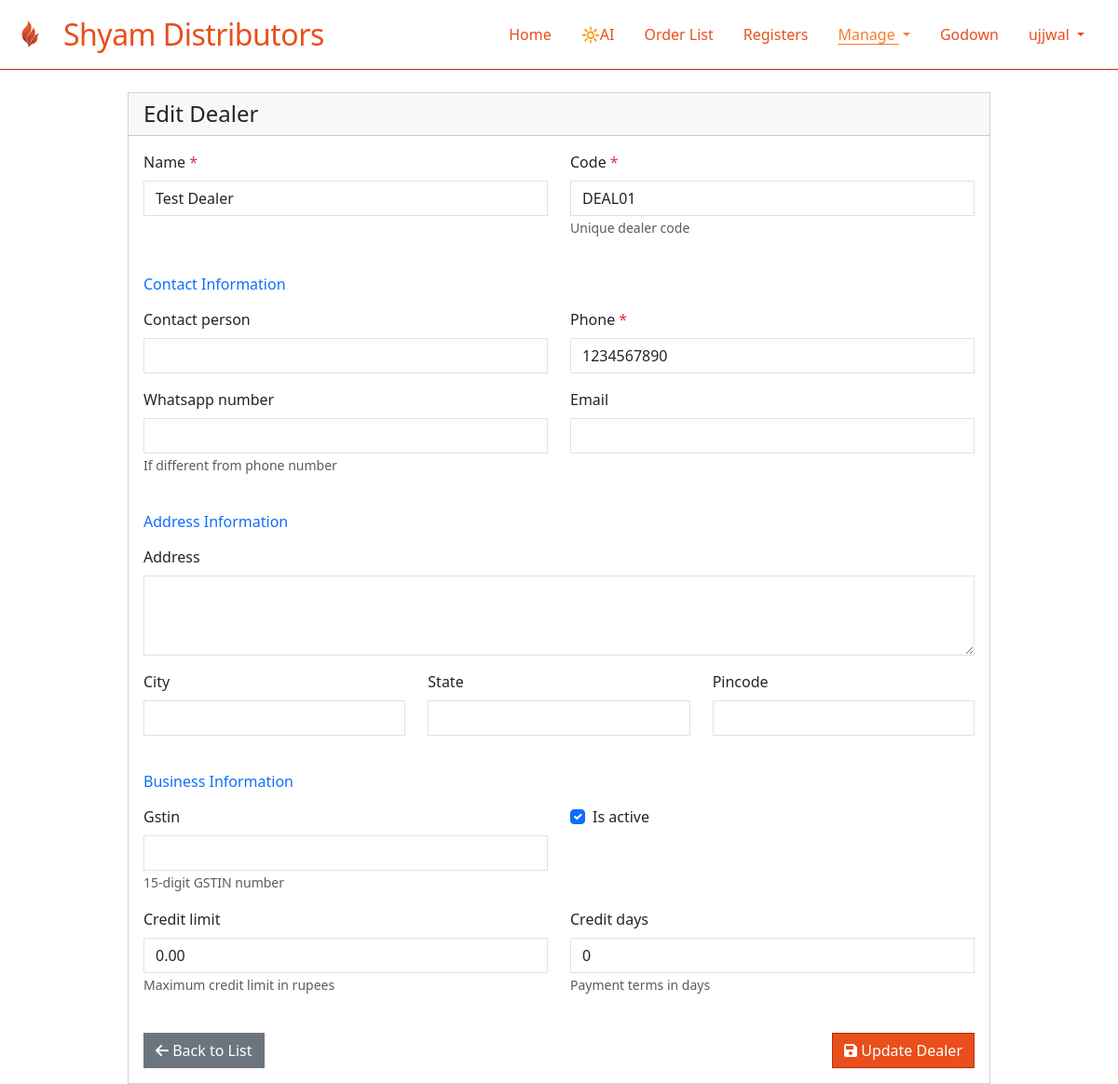
The app's page /orders/dealers/edit/14/ (signed in) with its own data.
### sylvia/models.py (models this page shows, shortened)
class TenantBaseModel(models.Model):
    organization = models.ForeignKey(
        Organization,
        on_delete=models.PROTECT,
        help_text="Organization this record belongs to"
    )
    created_at = models.DateTimeField(auto_now_add=True)
    updated_at = models.DateTimeField(auto_now=True)
    created_by = models.ForeignKey(
        User,
        on_delete=models.SET_NULL,
        null=True,
        blank=True,
        related_name='created_%(class)s_set'  # Avoid reverse accessor clashes
    )
    objects = TenantManager()
    all_objects = models.Manager()
    class Meta:
        abstract = True
        indexes = [
            models.Index(fields=['organization', '-created_at']),
        ]

class Dealer(TenantBaseModel):
    name = models.CharField(max_length=200)
    code = models.CharField(max_length=20)  # unique=True removed - will be org-scoped
    contact_person = models.CharField(max_length=100, blank=True)
    phone = models.CharField(max_length=15, validators=[
        RegexValidator(regex=r'^\+?1?\d{9,15}$', message="Enter a valid phone number.")
    ])
    whatsapp_number = models.CharField(max_length=15, blank=True, validators=[
        RegexValidator(regex=r'^\+?1?\d{9,15}$', message="Enter a valid WhatsApp number.")
    ])
    email = models.EmailField(blank=True)
    address = models.TextField(blank=True)
    city = models.CharField(max_length=50, blank=True)
    state = models.CharField(max_length=50, blank=True)
    pincode = models.CharField(max_length=6, blank=True)
    gstin = models.CharField(max_length=15, blank=True, unique=True, null=True)
    is_active = models.BooleanField(default=True)
    credit_limit = models.DecimalField(max_digits=10, decimal_places=2, default=0)
    credit_days = models.IntegerField(default=0)
    class Meta:
        ordering = ['name']
        unique_together = [
            ('organization', 'code'),
        ]
        indexes = [
            models.Index(fields=['organization', 'is_active']),  # Filter active dealers by org
            models.Index(fields=['organization', 'name']),  # Search/lookup by name
            models.Index(fields=['gstin']),  # GSTIN lookups (already unique but helps with queries)
        ]

### orders/views.py (the view)
# urls.py: path('dealers/edit/<int:dealer_id>/', edit_dealer, name='edit_dealer'),
@login_required
def edit_dealer(request, dealer_id):
    dealer = get_object_or_404(Dealer, id=dealer_id)
    if request.method == 'POST':
        form = DealerForm(request.POST, instance=dealer)
        if form.is_valid():
            form.save()
            return redirect('dealer_list')
    else:
        form = DealerForm(instance=dealer)
    context = {
        'form': form,
        'dealer': dealer,
        'title': 'Edit Dealer',
        'action': 'Update'
    }
    return render(request, 'dealers/dealer_form.html', context)

### sylvia/context_processors.py (called while the page is built)
def organization_context(request):
    context = {}
    if request.user.is_authenticated:
        if hasattr(request.user, 'profile') and request.user.profile:
            context['user_organization'] = request.user.profile.organization
        else:
            context['user_organization'] = None
    return context

### sylvia/managers.py (called while the page is built)
    def get_queryset(self):
        queryset = super().get_queryset()
        organization = get_current_organization()
        if organization is not None:
            return queryset.filter(organization=organization)
        return queryset

### orders/templates/dealers/dealer_form.html (shortened to what this page needs)
{% extends 'base.html' %}
{% block content %}
<div class="container mt-4">
    <div class="row">
        <div class="col-md-10 offset-md-1">
            <div class="card">
                <div class="card-header">
                    <h4 class="mb-0">{{ title }}</h4>
                </div>
                <div class="card-body">
                    <form method="post">
                        <div class="row">
                            <div class="col-md-6">
                                <div class="mb-3">
                                    <label for="{{ form.name.id_for_label }}" class="form-label">{{ form.name.label }} <span class="text-danger">*</span></label>
                                    {{ form.name }}
                                </div>
                            </div>
                            <div class="col-md-6">
                                <div class="mb-3">
                                    <label for="{{ form.code.id_for_label }}" class="form-label">{{ form.code.label }} <span class="text-danger">*</span></label>
                                    {{ form.code }}
                                    <small class="form-text text-muted">Unique dealer code</small>
                                </div>
                            </div>
                        </div>
                        <h6 class="mt-4 mb-3 text-primary">Contact Information</h6>
                        <div class="row">
                            <div class="col-md-6">
                                <div class="mb-3">
                                    <label for="{{ form.contact_person.id_for_label }}" class="form-label">{{ form.contact_person.label }}</label>
                                    {{ form.contact_person }}
                                </div>
                            </div>
                            <div class="col-md-6">
                                <div class="mb-3">
                                    <label for="{{ form.phone.id_for_label }}" class="form-label">{{ form.phone.label }} <span class="text-danger">*</span></label>
                                    {{ form.phone }}
                                </div>
                            </div>
                        </div>
                        <div class="row">
                            <div class="col-md-6">
                                <div class="mb-3">
                                    <label for="{{ form.whatsapp_number.id_for_label }}" class="form-label">{{ form.whatsapp_number.label }}</label>
                                    {{ form.whatsapp_number }}
                                    <small class="form-text text-muted">If different from phone number</small>
                                </div>
                            </div>
                            <div class="col-md-6">
                                <div class="mb-3">
                                    <label for="{{ form.email.id_for_label }}" class="form-label">{{ form.email.label }}</label>
                                    {{ form.email }}
                                </div>
                            </div>
                        </div>
                        <h6 class="mt-4 mb-3 text-primary">Address Information</h6>
                        <div class="row">
                            <div class="col-md-12">
                                <div class="mb-3">
                                    <label for="{{ form.address.id_for_label }}" class="form-label">{{ form.address.label }}</label>
                                    {{ form.address }}
                                </div>
                            </div>
                        </div>
                        <div class="row">
                            <div class="col-md-4">
                                <div class="mb-3">
                                    <label for="{{ form.city.id_for_label }}" class="form-label">{{ form.city.label }}</label>
                                    {{ form.city }}
                                </div>
                            </div>
                            <div class="col-md-4">
                                <div class="mb-3">
                                    <label for="{{ form.state.id_for_label }}" class="form-label">{{ form.state.label }}</label>
                                    {{ form.state }}
                                </div>
                            </div>
                            <div class="col-md-4">
                                <div class="mb-3">
                                    <label for="{{ form.pincode.id_for_label }}" class="form-label">{{ form.pincode.label }}</label>
                                    {{ form.pincode }}
                                </div>
                            </div>
                        </div>
                        <h6 class="mt-4 mb-3 text-primary">Business Information</h6>
                        <div class="row">
                            <div class="col-md-6">
                                <div class="mb-3">
                                    <label for="{{ form.gstin.id_for_label }}" class="form-label">{{ form.gstin.label }}</label>
                                    {{ form.gstin }}
                                    <small class="form-text text-muted">15-digit GSTIN number</small>
                                </div>
                            </div>
                            <div class="col-md-6">
                                <div class="mb-3 form-check">
                                    {{ form.is_active }}
                                    <label for="{{ form.is_active.id_for_label }}" class="form-check-label">{{ form.is_active.label }}</label>
                                </div>
                            </div>
                        </div>
                        <div class="row">
                            <div class="col-md-6">
                                <div class="mb-3">
                                    <label for="{{ form.credit_limit.id_for_label }}" class="form-label">{{ form.credit_limit.label }}</label>
                                    {{ form.credit_limit }}
                                    <small class="form-text text-muted">Maximum credit limit in rupees</small>
                                </div>
                            </div>
                            <div class="col-md-6">
                                <div class="mb-3">
                                    <label for="{{ form.credit_days.id_for_label }}" class="form-label">{{ form.credit_days.label }}</label>
                                    {{ form.credit_days }}
                                    <small class="form-text text-muted">Payment terms in days</small>
                                </div>
                            </div>
                        </div>
                        <div class="d-flex justify-content-between mt-4">
                            <a href="{% url 'dealer_list' %}" class="btn btn-secondary">
                                <i class="fas fa-arrow-left"></i> Back to List
                            </a>
                            <button type="submit" class="btn btn-primary">
                                <i class="fas fa-save"></i> {{ action }} Dealer
                            </button>
                        </div>
                    </form>
                </div>
            </div>
        </div>
    </div>
</div>
{% endblock %}

### orders/templates/base.html (shortened to what this page needs)
{% load static %}
<!DOCTYPE html>
<html lang="en">
<head>
    <link href="https://cdn.jsdelivr.net/npm/bootstrap@5.3.0/dist/css/bootstrap.min.css" rel="stylesheet">
    <link rel="stylesheet" href="https://cdnjs.cloudflare.com/ajax/libs/font-awesome/6.0.0/css/all.min.css">
    <link rel="stylesheet" href="{% static 'orders/theme.css' %}?v=2.1">
</head>
<body>
    <nav class="navbar navbar-expand-lg">
      <div class="container-fluid">
        <a class="navbar-brand d-flex align-items-center" href="/">
          <img src="{% static 'orders/logo.png' %}" alt="Logo" class="navbar-logo">
          Shyam Distributors
        </a>
        <div class="collapse navbar-collapse" id="navbarNav">
          <ul class="navbar-nav ms-auto">
            <li class="nav-item"><a class="nav-link {% if request.path == '/' %}active{% endif %}" href="/">Home</a></li>
            <li class="nav-item"><a class="nav-link {% if '/orders/dispatch-table/' in request.path %}active{% endif %}" href="/orders/dispatch-table/">🔆AI</a></li>
            <li class="nav-item"><a class="nav-link {% if request.path == '/orders/orders/' %}active{% endif %}" href="/orders/orders/">Order List</a></li>
            <li class="nav-item"><a class="nav-link {% if request.path == '/orders/analytics/' %}active{% endif %}" href="/orders/analytics/">Registers</a></li>
            <li class="nav-item dropdown">
              <a class="nav-link dropdown-toggle {% if request.path == '/orders/order-workflow/' or '/orders/vehicles/' in request.path or '/orders/dealers/' in request.path %}active{% endif %}" href="#" role="button" data-bs-toggle="dropdown" aria-expanded="false">
                Manage
              </a>
            </li>
            <li class="nav-item"><a class="nav-link {% if '/godown/' in request.path %}active{% endif %}" href="/godown/">Godown</a></li>
            {% if user.is_authenticated %}
              <li class="nav-item dropdown">
                <a class="nav-link dropdown-toggle" href="#" role="button" data-bs-toggle="dropdown" aria-expanded="false">
                  {{ user.get_full_name|default:user.username }}
                </a>
              </li>
            {% else %}
              <li class="nav-item"><a class="nav-link {% if request.path == '/login/' %}active{% endif %}" href="/login/">Login</a></li>
            {% endif %}
          </ul>
        </div>
      </div>
    </nav>
    {% block content %}{% endblock %}
</body>
</html>

### orders/static/orders/theme.css (style rules this page uses)
:root { --primary: #e94e1b; --secondary: #f77c2b; --accent: #b92d0b; --background: #fff; --text: #2d2d2d; }
body { background: var(--background); color: var(--text); }
.navbar { background: #fff; color: var(--primary); border-radius: 0 !important; box-shadow: none; border-bottom: 1px solid var(--accent); }
.navbar .navbar-brand { color: var(--primary); font-size: 2rem; letter-spacing: -0.5px; }
.navbar .nav-link { color: var(--primary) !important; font-weight: 500; margin-right: 1rem; border-radius: 0 !important; }
.navbar .nav-link.active, .navbar .nav-link[aria-current="page"] { color: var(--secondary) !important; text-decoration: underline !important; text-underline-offset: 4px; }
.card, .table, .form-control, .btn, .form-select { border-radius: 0 !important; }
.btn-primary { background: var(--primary); border-color: var(--accent); color: #fff; }
.card, .form-control, .btn, .form-select { box-shadow: none !important; }
.navbar-logo { height: 40px; width: 40px; margin-right: 1rem; }

### records on screen
Dealer: name "Test Dealer", code "DEAL01", phone "1234567890", is_active "☑", credit_limit "0.00", credit_days "0"

### other values on screen
{{ user.get_full_name|default:user.username }} "ujjwal"
{{ title }} "Edit Dealer"
{{ action }} "Update"
